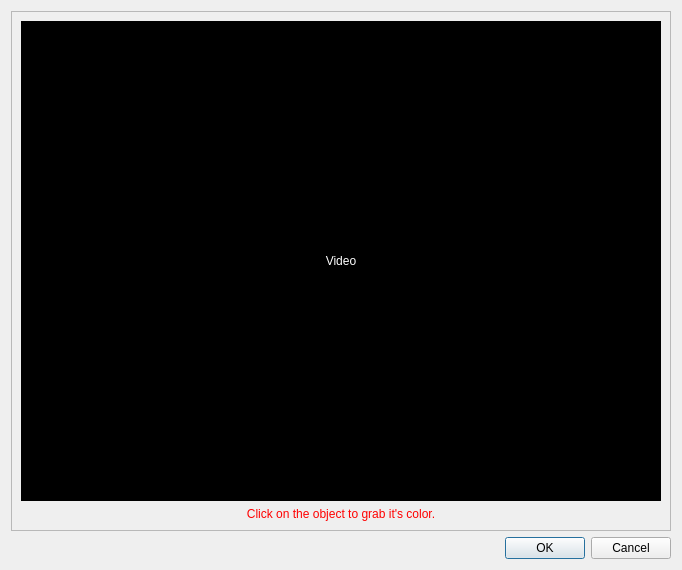
<?xml version="1.0" encoding="UTF-8"?>
<ui version="4.0">
 <class>Gecon::NewObjectDialog</class>
 <widget class="QDialog" name="Gecon::NewObjectDialog">
  <property name="geometry">
   <rect>
    <x>0</x>
    <y>0</y>
    <width>678</width>
    <height>570</height>
   </rect>
  </property>
  <property name="sizePolicy">
   <sizepolicy hsizetype="Preferred" vsizetype="Preferred">
    <horstretch>0</horstretch>
    <verstretch>0</verstretch>
   </sizepolicy>
  </property>
  <property name="windowTitle">
   <string>Dialog</string>
  </property>
  <layout class="QVBoxLayout" name="verticalLayout">
   <item>
    <widget class="QFrame" name="frame">
     <property name="frameShape">
      <enum>QFrame::StyledPanel</enum>
     </property>
     <layout class="QVBoxLayout" name="verticalLayout_4" stretch="0,0">
      <property name="margin">
       <number>9</number>
      </property>
      <item>
       <widget class="QWidget" name="video" native="true">
        <layout class="QVBoxLayout" name="verticalLayout_2">
         <property name="spacing">
          <number>0</number>
         </property>
         <property name="margin">
          <number>0</number>
         </property>
         <item>
          <widget class="ImageDisplay" name="display">
           <property name="sizePolicy">
            <sizepolicy hsizetype="Fixed" vsizetype="Fixed">
             <horstretch>0</horstretch>
             <verstretch>0</verstretch>
            </sizepolicy>
           </property>
           <property name="minimumSize">
            <size>
             <width>640</width>
             <height>480</height>
            </size>
           </property>
           <property name="maximumSize">
            <size>
             <width>640</width>
             <height>480</height>
            </size>
           </property>
           <property name="palette">
            <palette>
             <active>
              <colorrole role="WindowText">
               <brush brushstyle="SolidPattern">
                <color alpha="255">
                 <red>255</red>
                 <green>255</green>
                 <blue>255</blue>
                </color>
               </brush>
              </colorrole>
              <colorrole role="Text">
               <brush brushstyle="SolidPattern">
                <color alpha="255">
                 <red>255</red>
                 <green>255</green>
                 <blue>255</blue>
                </color>
               </brush>
              </colorrole>
              <colorrole role="ButtonText">
               <brush brushstyle="SolidPattern">
                <color alpha="255">
                 <red>255</red>
                 <green>255</green>
                 <blue>255</blue>
                </color>
               </brush>
              </colorrole>
              <colorrole role="Base">
               <brush brushstyle="SolidPattern">
                <color alpha="255">
                 <red>255</red>
                 <green>255</green>
                 <blue>255</blue>
                </color>
               </brush>
              </colorrole>
              <colorrole role="Window">
               <brush brushstyle="SolidPattern">
                <color alpha="255">
                 <red>0</red>
                 <green>0</green>
                 <blue>0</blue>
                </color>
               </brush>
              </colorrole>
              <colorrole role="HighlightedText">
               <brush brushstyle="SolidPattern">
                <color alpha="255">
                 <red>255</red>
                 <green>255</green>
                 <blue>255</blue>
                </color>
               </brush>
              </colorrole>
             </active>
             <inactive>
              <colorrole role="WindowText">
               <brush brushstyle="SolidPattern">
                <color alpha="255">
                 <red>255</red>
                 <green>255</green>
                 <blue>255</blue>
                </color>
               </brush>
              </colorrole>
              <colorrole role="Text">
               <brush brushstyle="SolidPattern">
                <color alpha="255">
                 <red>255</red>
                 <green>255</green>
                 <blue>255</blue>
                </color>
               </brush>
              </colorrole>
              <colorrole role="ButtonText">
               <brush brushstyle="SolidPattern">
                <color alpha="255">
                 <red>255</red>
                 <green>255</green>
                 <blue>255</blue>
                </color>
               </brush>
              </colorrole>
              <colorrole role="Base">
               <brush brushstyle="SolidPattern">
                <color alpha="255">
                 <red>255</red>
                 <green>255</green>
                 <blue>255</blue>
                </color>
               </brush>
              </colorrole>
              <colorrole role="Window">
               <brush brushstyle="SolidPattern">
                <color alpha="255">
                 <red>0</red>
                 <green>0</green>
                 <blue>0</blue>
                </color>
               </brush>
              </colorrole>
              <colorrole role="HighlightedText">
               <brush brushstyle="SolidPattern">
                <color alpha="255">
                 <red>255</red>
                 <green>255</green>
                 <blue>255</blue>
                </color>
               </brush>
              </colorrole>
             </inactive>
             <disabled>
              <colorrole role="WindowText">
               <brush brushstyle="SolidPattern">
                <color alpha="255">
                 <red>142</red>
                 <green>142</green>
                 <blue>142</blue>
                </color>
               </brush>
              </colorrole>
              <colorrole role="Text">
               <brush brushstyle="SolidPattern">
                <color alpha="255">
                 <red>142</red>
                 <green>142</green>
                 <blue>142</blue>
                </color>
               </brush>
              </colorrole>
              <colorrole role="ButtonText">
               <brush brushstyle="SolidPattern">
                <color alpha="255">
                 <red>142</red>
                 <green>142</green>
                 <blue>142</blue>
                </color>
               </brush>
              </colorrole>
              <colorrole role="Base">
               <brush brushstyle="SolidPattern">
                <color alpha="255">
                 <red>0</red>
                 <green>0</green>
                 <blue>0</blue>
                </color>
               </brush>
              </colorrole>
              <colorrole role="Window">
               <brush brushstyle="SolidPattern">
                <color alpha="255">
                 <red>0</red>
                 <green>0</green>
                 <blue>0</blue>
                </color>
               </brush>
              </colorrole>
              <colorrole role="HighlightedText">
               <brush brushstyle="SolidPattern">
                <color alpha="255">
                 <red>255</red>
                 <green>255</green>
                 <blue>255</blue>
                </color>
               </brush>
              </colorrole>
             </disabled>
            </palette>
           </property>
           <property name="autoFillBackground">
            <bool>true</bool>
           </property>
           <property name="text">
            <string>Video</string>
           </property>
           <property name="alignment">
            <set>Qt::AlignCenter</set>
           </property>
          </widget>
         </item>
        </layout>
       </widget>
      </item>
      <item>
       <widget class="QLabel" name="grabDescriptionLabel">
        <property name="palette">
         <palette>
          <active>
           <colorrole role="WindowText">
            <brush brushstyle="SolidPattern">
             <color alpha="255">
              <red>255</red>
              <green>0</green>
              <blue>0</blue>
             </color>
            </brush>
           </colorrole>
          </active>
          <inactive>
           <colorrole role="WindowText">
            <brush brushstyle="SolidPattern">
             <color alpha="255">
              <red>255</red>
              <green>0</green>
              <blue>0</blue>
             </color>
            </brush>
           </colorrole>
          </inactive>
          <disabled>
           <colorrole role="WindowText">
            <brush brushstyle="SolidPattern">
             <color alpha="255">
              <red>142</red>
              <green>142</green>
              <blue>142</blue>
             </color>
            </brush>
           </colorrole>
          </disabled>
         </palette>
        </property>
        <property name="text">
         <string>&lt;!DOCTYPE HTML PUBLIC &quot;-//W3C//DTD HTML 4.0//EN&quot; &quot;http://www.w3.org/TR/REC-html40/strict.dtd&quot;&gt;
&lt;html&gt;&lt;head&gt;&lt;meta name=&quot;qrichtext&quot; content=&quot;1&quot; /&gt;&lt;style type=&quot;text/css&quot;&gt;
p, li { white-space: pre-wrap; }
&lt;/style&gt;&lt;/head&gt;&lt;body style=&quot; font-family:'Helvetica'; font-size:8pt; font-weight:400; font-style:normal;&quot;&gt;
&lt;p style=&quot; margin-top:0px; margin-bottom:0px; margin-left:0px; margin-right:0px; -qt-block-indent:0; text-indent:0px;&quot;&gt;&lt;span style=&quot; font-family:'Sans'; font-size:9pt;&quot;&gt;Click on the object to grab it's color.&lt;/span&gt;&lt;/p&gt;&lt;/body&gt;&lt;/html&gt;</string>
        </property>
        <property name="alignment">
         <set>Qt::AlignCenter</set>
        </property>
       </widget>
      </item>
     </layout>
    </widget>
   </item>
   <item>
    <widget class="QDialogButtonBox" name="buttonBox">
     <property name="orientation">
      <enum>Qt::Horizontal</enum>
     </property>
     <property name="standardButtons">
      <set>QDialogButtonBox::Cancel|QDialogButtonBox::Ok</set>
     </property>
    </widget>
   </item>
  </layout>
 </widget>
 <customwidgets>
  <customwidget>
   <class>ImageDisplay</class>
   <extends>QLabel</extends>
   <header>ImageDisplay.hpp</header>
  </customwidget>
 </customwidgets>
 <resources/>
 <connections>
  <connection>
   <sender>buttonBox</sender>
   <signal>rejected()</signal>
   <receiver>Gecon::NewObjectDialog</receiver>
   <slot>reject()</slot>
   <hints>
    <hint type="sourcelabel">
     <x>334</x>
     <y>560</y>
    </hint>
    <hint type="destinationlabel">
     <x>286</x>
     <y>274</y>
    </hint>
   </hints>
  </connection>
 </connections>
</ui>
